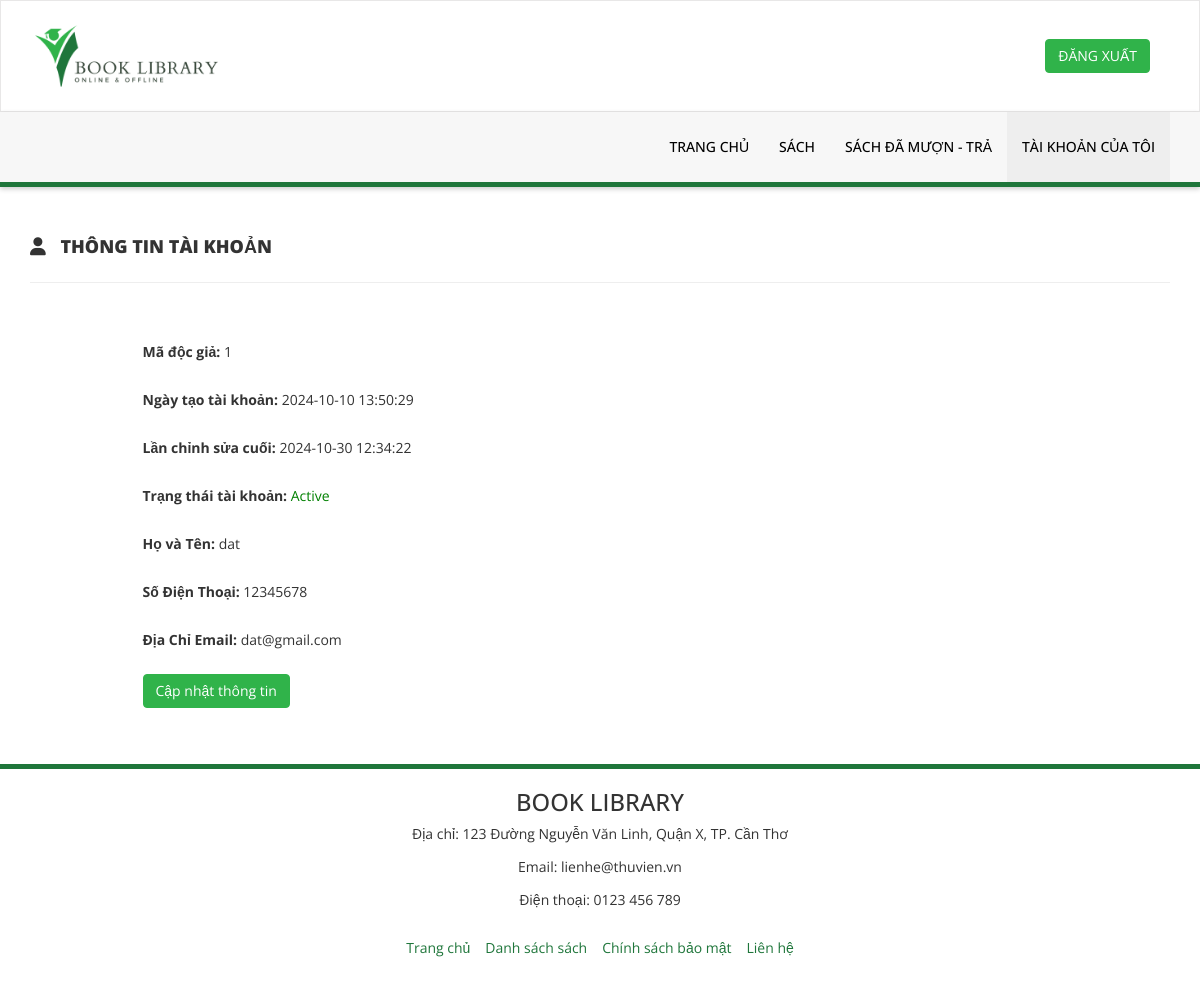
Page /my-profile.php (signed in) on the earlier database version.
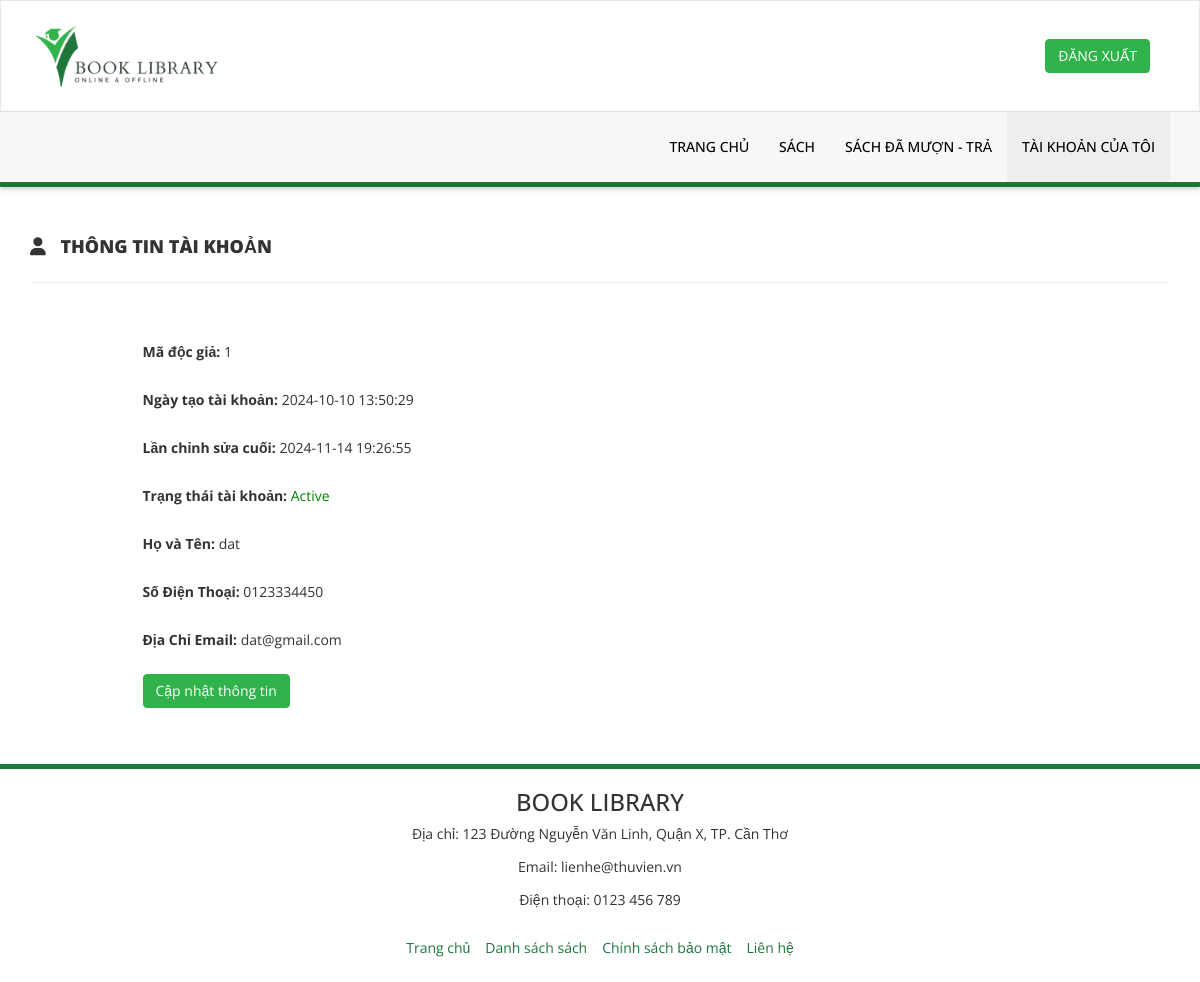
Same page on the later database version.
### tables this page shows
CREATE TABLE `docgia` (
  `id` int NOT NULL,
  `FullName` varchar(100) DEFAULT NULL,
  `EmailId` varchar(100) DEFAULT NULL,
  `MobileNumber` char(11) DEFAULT NULL,
  `Password` varchar(255) DEFAULT NULL,
  `Status` tinyint DEFAULT NULL,
  `RegDate` timestamp NULL DEFAULT CURRENT_TIMESTAMP,
  `UpdationDate` timestamp NULL DEFAULT NULL ON UPDATE CURRENT_TIMESTAMP
);

### my-profile.php (the view, shortened to what this page needs)
<?php
include('includes/config.php');
if (strlen($_SESSION['login']) == 0) {
    header('location:index.php');
} else {
?>
    <!DOCTYPE html>
    <html xmlns="http://www.w3.org/1999/xhtml">
    <head>
        <link href="assets/css/bootstrap.css" rel="stylesheet" />
        <link href="assets/css/font-awesome.css" rel="stylesheet" />
        <link href="assets/css/style.css" rel="stylesheet" />
        <link rel="stylesheet" href="https://cdnjs.cloudflare.com/ajax/libs/font-awesome/6.0.0-beta3/css/all.min.css">
    </head>
    <body>
        <?php include('includes/header.php'); ?>
        <div class="content-wrapper">
            <div class="container">
                <div class="row pad-botm">
                    <div class="col-md-12">
                        <h4 class="header-line">
                            <i class="fas fa-user" style="margin-right: 10px;"></i> THÔNG TIN TÀI KHOẢN
                        </h4>
                    </div>
                </div>
                <div class="row">
                    <div class="col-md-9 col-md-offset-1">
                        <div class="user-info-panel">
                            <div class="panel-body">
                                <form name="accountInfo" method="post">
                                    <?php
                                    $sid = $_SESSION['stdid'];
                                    $sql = "SELECT FullName,EmailId,MobileNumber,RegDate,UpdationDate,Status FROM docgia WHERE id=:sid";
                                    $query = $dbh->prepare($sql);
                                    $query->bindParam(':sid', $sid, PDO::PARAM_STR);
                                    $query->execute();
                                    $results = $query->fetchAll(PDO::FETCH_OBJ);
                                    if ($query->rowCount() > 0) {
                                        foreach ($results as $result) { ?>
                                            <div class="form-group">
                                                <label>Mã độc giả: </label>
                                                <?php echo htmlentities($sid); ?>
                                            </div>
                                            <div class="form-group">
                                                <label>Ngày tạo tài khoản: </label>
                                                <?php echo htmlentities($result->RegDate); ?>
                                            </div>
                                            <?php if ($result->UpdationDate != "") { ?>
                                                <div class="form-group">
                                                    <label>Lần chỉnh sửa cuối: </label>
                                                    <?php echo htmlentities($result->UpdationDate); ?>
                                                </div>
                                            <?php } ?>
                                            <div class="form-group">
                                                <label>Trạng thái tài khoản: </label>
                                                <?php echo $result->Status == 1 ? '<span style="color: green">Active</span>' : '<span style="color: red">Blocked</span>'; ?>
                                            </div>
                                            <div class="form-group">
                                                <label>Họ và Tên: </label>
                                                <?php echo htmlentities($result->FullName); ?>
                                            </div>
                                            <div class="form-group">
                                                <label>Số Điện Thoại: </label>
                                                <?php echo htmlentities($result->MobileNumber); ?>
                                            </div>
                                            <div class="form-group">
                                                <label>Địa Chỉ Email: </label>
                                                <?php echo htmlentities($result->EmailId); ?>
                                            </div>
                                    <?php }
                                    } ?>
                                    <button type="button" onclick="showUpdateForm()" class="btn btn-primary" id="submit">Cập nhật thông tin</button>
                                </form>
                            </div>
                        </div>
                    </div>
                </div>
                <div class="row">
                    <div class="col-md-9 col-md-offset-1">
                    </div>
                </div>
            </div>
        </div>
        <?php include('includes/footer.php'); ?>
    </body>
    </html>
<?php } ?>

Differences in the rows shown:
changed docgia "dat": UpdationDate "2024-10-30 12:34:22" → "2024-11-14 19:26:55"; MobileNumber "12345678" → "0123334450"
